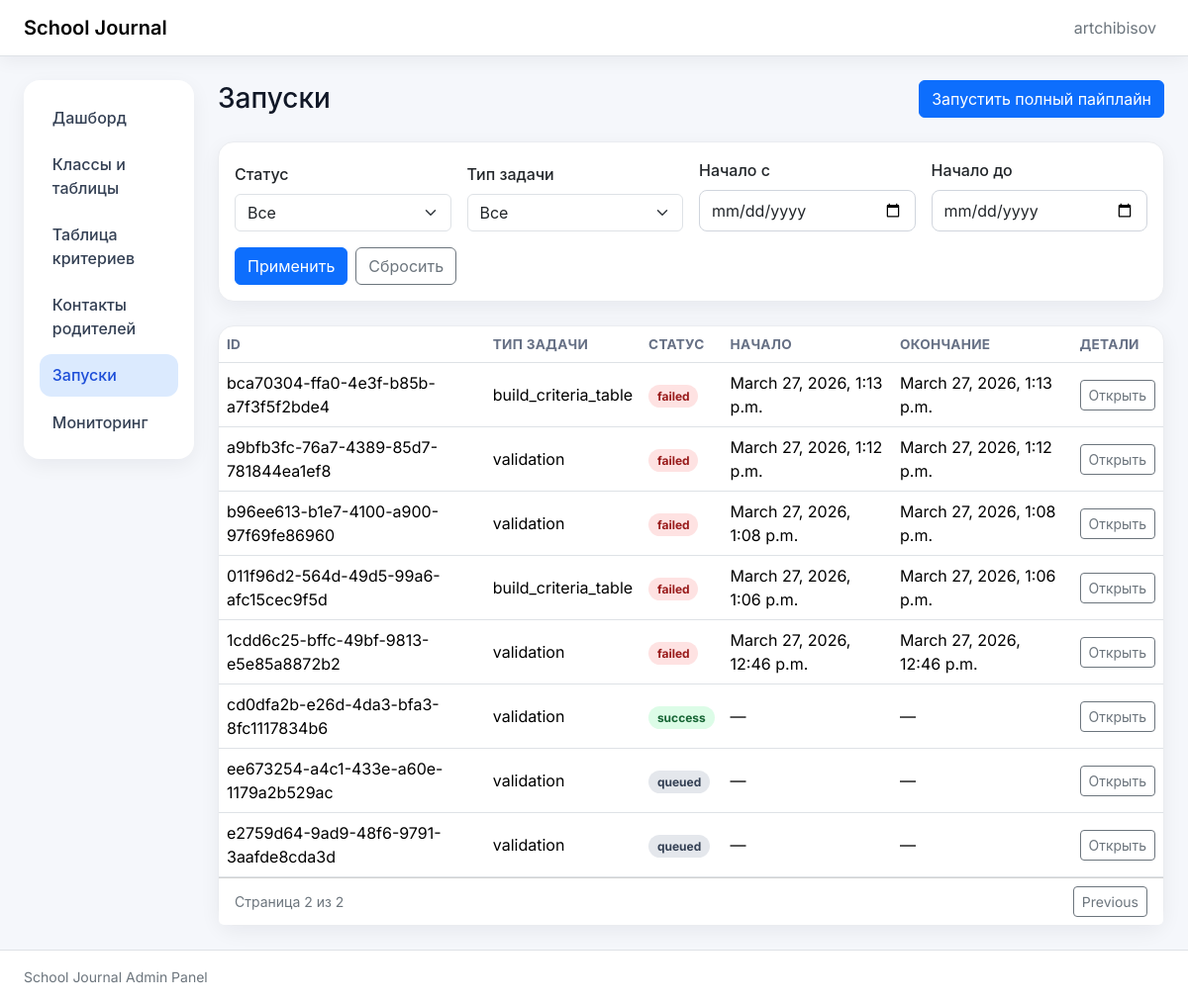
/runs/?page=2 (signed in), run on the app's committed database.
### jobs/models.py (models this page shows, shortened)
class JobRun(models.Model):
    class Status(models.TextChoices):
        PENDING = "pending", "Pending"
        RUNNING = "running", "Running"
        SUCCESS = "success", "Success"
        PARTIAL = "partial", "Partial"
        FAILED = "failed", "Failed"
    id = models.UUIDField(primary_key=True, default=uuid.uuid4, editable=False)
    job_type = models.CharField(max_length=100)
    status = models.CharField(max_length=20, choices=Status.choices, default=Status.PENDING)
    started_at = models.DateTimeField(null=True, blank=True)
    finished_at = models.DateTimeField(null=True, blank=True)
    params_json = models.JSONField(default=dict, blank=True)
    result_json = models.JSONField(default=dict, blank=True)
    initiated_by = models.ForeignKey(
        settings.AUTH_USER_MODEL,
        null=True,
        blank=True,
        on_delete=models.SET_NULL,
        related_name="job_runs",
    )
    class Meta:
        ordering = ["-started_at"]
        permissions = [
            ("run_validation", "Can run validation jobs"),
            ("run_full_pipeline", "Can run full pipeline"),
            ("send_reminders", "Can send validation reminders"),
        ]

### jobs/views.py (the view)
# urls.py: path("runs/", list_job_runs, name="job_run_list"),
@login_required
@permission_required_403("jobs.view_jobrun", message="Доступ запрещён: нет прав на просмотр запусков.")
def list_job_runs(request):
    queryset = JobRun.objects.all().order_by("-started_at")
    status = _parse_non_empty(request.GET.get("status"))
    if status:
        queryset = queryset.filter(status=status)
    job_type = _parse_non_empty(request.GET.get("job_type"))
    if job_type:
        queryset = queryset.filter(job_type=job_type)
    started_from = _parse_non_empty(request.GET.get("started_from"))
    if started_from:
        queryset = queryset.filter(started_at__date__gte=started_from)
    started_to = _parse_non_empty(request.GET.get("started_to"))
    if started_to:
        queryset = queryset.filter(started_at__date__lte=started_to)
    paginator = Paginator(queryset, 20)
    page_obj = paginator.get_page(request.GET.get("page"))
    for run in page_obj:
        run.status_meta = _status_meta(run.status)
    preserved_query = request.GET.copy()
    preserved_query.pop("page", None)
    return render(
        request,
        "jobs/jobrun_list.html",
        {
            "page_obj": page_obj,
            "status_choices": JobRun.Status.choices,
            "job_type_choices": JobRun.objects.values_list("job_type", flat=True).distinct().order_by("job_type"),
            "filters": {
                "status": status or "",
                "job_type": job_type or "",
                "started_from": started_from or "",
                "started_to": started_to or "",
            },
            "querystring": preserved_query.urlencode(),
        },
    )

### admin_panel/authz.py (called while the page is built)
def permission_required_403(perm: str, *, message: str | None = None) -> Callable:
    deny_message = message or "Доступ запрещён: недостаточно прав для выполнения действия."
    def decorator(view_func: Callable) -> Callable:
        @wraps(view_func)
        def _wrapped(request: HttpRequest, *args, **kwargs) -> HttpResponse:
            if request.user.has_perm(perm):
                return view_func(request, *args, **kwargs)
            messages.error(request, deny_message)
            return HttpResponseForbidden(deny_message)
        return _wrapped
    return decorator

### jobs/views.py (called while the page is built)
def _parse_non_empty(value: str | None) -> str | None:
    if value is None:
        return None
    trimmed = value.strip()
    return trimmed or None

def _status_meta(status: str | None) -> dict[str, str]:
    return STATUS_UI_META.get(status, {"css": "queued", "label": status or "queued"})

### jobs/templates/jobs/jobrun_list.html (shortened to what this page needs)
{% extends "base.html" %}
{% block page_heading %}Запуски{% endblock %}
{% block page_actions %}
  {% if perms.jobs.run_full_pipeline %}
    <form method="post" action="{% url 'run_full_pipeline' %}">
       <button class="btn btn-primary" type="submit">Запустить полный пайплайн</button>
     </form>
  {% endif %}
 {% endblock %}
 {% block content %}
  <section class="card mb-4">
    <div class="card-body">
      <form method="get" class="row g-3 align-items-end">
        <div class="col-12 col-md-6 col-xl-3">
          <label class="form-label" for="id_status">Статус</label>
          <select id="id_status" name="status" class="form-select">
            <option value="">Все</option>
          </select>
        </div>
        <div class="col-12 col-md-6 col-xl-3">
          <label class="form-label" for="id_job_type">Тип задачи</label>
          <select id="id_job_type" name="job_type" class="form-select">
            <option value="">Все</option>
          </select>
        </div>
        <div class="col-12 col-md-6 col-xl-3">
          <label class="form-label" for="id_started_from">Начало с</label>
          <input id="id_started_from" type="date" name="started_from" value="{{ filters.started_from }}" class="form-control">
        </div>
        <div class="col-12 col-md-6 col-xl-3">
          <label class="form-label" for="id_started_to">Начало до</label>
          <input id="id_started_to" type="date" name="started_to" value="{{ filters.started_to }}" class="form-control">
        </div>
        <div class="col-12 d-flex flex-wrap gap-2">
          <button class="btn btn-primary" type="submit">Применить</button>
          <a class="btn btn-outline-secondary" href="{% url 'job_run_list' %}">Сбросить</a>
        </div>
      </form>
    </div>
  </section>
  <section class="card">
    <div class="card-body p-0">
      <div class="table-responsive">
        <table class="table table-hover align-middle mb-0">
          <thead>
            <tr>
              <th>ID</th>
              <th>Тип задачи</th>
              <th>Статус</th>
              <th>Начало</th>
              <th>Окончание</th>
              <th>Детали</th>
            </tr>
          </thead>
          <tbody>
            {% for run in page_obj %}
              <tr>
                <td>{{ run.id }}</td>
                <td>{{ run.job_type }}</td>
                <td><span class="badge badge-soft badge-{{ run.status_meta.css }}">{{ run.status_meta.label }}</span></td>
                <td>{{ run.started_at|default:"—" }}</td>
                <td>{{ run.finished_at|default:"—" }}</td>
                <td>
                  <a class="btn btn-outline-secondary btn-sm" href="{% url 'job_run_detail' run.id %}{% if querystring %}?{{ querystring }}{% endif %}">Открыть</a>
                </td>
              </tr>
            {% empty %}
              <tr><td class="table-empty" colspan="6">No runs found.</td></tr>
            {% endfor %}
          </tbody>
        </table>
       </div>
    </div>
     {% if page_obj.paginator.num_pages > 1 %}
      <div class="card-footer bg-white d-flex justify-content-between align-items-center flex-wrap gap-2">
        <div class="text-secondary small">Страница {{ page_obj.number }} из {{ page_obj.paginator.num_pages }}</div>
        <div class="d-flex gap-2">
          {% if page_obj.has_previous %}
            <a class="btn btn-outline-secondary btn-sm" href="?{% if querystring %}{{ querystring }}&{% endif %}page={{ page_obj.previous_page_number }}">Previous</a>
          {% endif %}
        </div>
      </div>
      {% endif %}
  </section>
 {% endblock %}

### webapp/templates/base.html (shortened to what this page needs)
{% load static %}
<!doctype html>
<html lang="ru">
<head>
  <link href="https://cdn.jsdelivr.net/npm/bootstrap@5.3.3/dist/css/bootstrap.min.css" rel="stylesheet">
  <link rel="stylesheet" href="{% static 'webapp/ui.css' %}">
</head>
<body>
<nav class="navbar navbar-expand-lg border-bottom bg-white sticky-top soft-shadow-sm">
    <div class="container-fluid px-3 px-lg-4">
      <a class="navbar-brand fw-semibold" href="{% url 'dashboard' %}">School Journal</a>
      <div class="collapse navbar-collapse" id="mainNav">
        <ul class="navbar-nav ms-auto align-items-lg-center gap-lg-2">
          {% if request.user.is_authenticated %}
            <li class="nav-item"><span class="nav-link text-secondary">{{ request.user.username }}</span></li>
          {% endif %}
        </ul>
      </div>
         </div>
  </nav>
<div class="container-fluid py-4 px-3 px-lg-4">
    <div class="row g-4">
      <aside class="col-12 col-lg-3 col-xl-2">
        <div class="card border-0 soft-shadow-sm nav-card">
          <div class="card-body p-2 p-lg-3">
            <nav class="nav nav-pills flex-column gap-1">
              <a class="nav-link {% if request.path == '/' %}active{% endif %}" href="{% url 'dashboard' %}">Дашборд</a>
              {% if perms.journal_links.view_classsheetlink %}
                <a class="nav-link {% if '/links/' in request.path %}active{% endif %}" href="{% url 'journal_links:list_links' %}">Классы и таблицы</a>
              {% endif %}
              {% if perms.pipeline.view_criterionentry %}
                <a class="nav-link {% if '/criteria-table/' in request.path %}active{% endif %}" href="{% url 'pipeline:criteria_table' %}">Таблица критериев</a>
              {% endif %}
              {% if perms.pipeline.view_parentcontact %}
                <a class="nav-link {% if '/parent-contacts/' in request.path %}active{% endif %}" href="{% url 'pipeline:parent_contacts_list' %}">Контакты родителей</a>
              {% endif %}
              {% if perms.jobs.view_jobrun %}
                <a class="nav-link {% if '/runs/' in request.path %}active{% endif %}" href="{% url 'job_run_list' %}">Запуски</a>
              {% endif %}
              <a class="nav-link {% if '/healthz' in request.path or '/readyz' in request.path %}active{% endif %}" href="{% url 'readyz' %}">Мониторинг</a>
            </nav>
          </div>
        </div>
      </aside>
        <main class="col-12 col-lg-9 col-xl-10">
             <section class="d-flex flex-column flex-md-row align-items-md-center justify-content-between gap-3 mb-4">
          <h1 class="h3 mb-0">{% block page_heading %}Страница{% endblock %}</h1>
          <div class="d-flex flex-wrap gap-2">
            {% block page_actions %}{% endblock %}
          </div>
        </section>
              {% block content %}{% endblock %}
      </main>
    </div>
  </div>
 <footer class="py-3 border-top bg-white">
    <div class="container-fluid px-3 px-lg-4 text-secondary small">School Journal Admin Panel</div>
  </footer>
</body>
</html>

### webapp/static/webapp/ui.css (style rules this page uses)
:root { --app-bg: #f5f7fb; --text-muted: #667085; }
body { font-family: Inter, -apple-system, BlinkMacSystemFont, "Segoe UI", sans-serif; background: var(--app-bg); color: #111827; }
.soft-shadow-sm { box-shadow: 0 4px 18px rgba(16, 24, 40, 0.06); }
.nav-card .nav-link { color: #344054; border-radius: 0.75rem; padding: 0.6rem 0.8rem; font-weight: 500; }
.nav-card .nav-link.active { background-color: #dbeafe; color: #1d4ed8; }
.card { border: 1px solid #eaecf0; border-radius: 1rem; box-shadow: 0 6px 20px rgba(16, 24, 40, 0.06); }
.table { --bs-table-bg: transparent; }
.table thead th { font-size: 0.85rem; letter-spacing: 0.02em; color: var(--text-muted); text-transform: uppercase; white-space: nowrap; }
.badge-soft { border-radius: 999px; padding: 0.35rem 0.55rem; }
.badge-queued { background-color: #e4e7ec; color: #344054; }
.badge-success { background-color: #dcfce7; color: #166534; }
.badge-failed { background-color: #fee2e2; color: #991b1b; }
.form-label { font-weight: 500; }
input[type="text"], input[type="email"], input[type="url"], input[type="number"], input[type="date"], input[type="file"], textarea, select { width: 100%; border: 1px solid #d0d5dd; border-radius: 0.5rem; padding: 0.5rem 0.75rem; background: #fff; }

### data on the page
JobRun: id "bca70304-ffa0-4e3f-b85b-a7f3f5f2bde4", job_type "build_criteria_table", status_meta.label "failed", started_at "March 27, 2026, 1:13 p.m.", finished_at "March 27, 2026, 1:13 p.m."
JobRun: id "a9bfb3fc-76a7-4389-85d7-781844ea1ef8", job_type "validation", status_meta.label "failed", started_at "March 27, 2026, 1:12 p.m.", finished_at "March 27, 2026, 1:12 p.m."
JobRun: id "b96ee613-b1e7-4100-a900-97f69fe86960", job_type "validation", status_meta.label "failed", started_at "March 27, 2026, 1:08 p.m.", finished_at "March 27, 2026, 1:08 p.m."
JobRun: id "011f96d2-564d-49d5-99a6-afc15cec9f5d", job_type "build_criteria_table", status_meta.label "failed", started_at "March 27, 2026, 1:06 p.m.", finished_at "March 27, 2026, 1:06 p.m."
JobRun: id "1cdd6c25-bffc-49bf-9813-e5e85a8872b2", job_type "validation", status_meta.label "failed", started_at "March 27, 2026, 12:46 p.m.", finished_at "March 27, 2026, 12:46 p.m."
JobRun: id "cd0dfa2b-e26d-4da3-bfa3-8fc1117834b6", job_type "validation", status_meta.label "success", started_at "—", finished_at "—"
JobRun: id "ee673254-a4c1-433e-a60e-1179a2b529ac", job_type "validation", status_meta.label "queued", started_at "—", finished_at "—"
JobRun: id "e2759d64-9ad9-48f6-9791-3aafde8cda3d", job_type "validation", status_meta.label "queued", started_at "—", finished_at "—"

### other printed values
{{ request.user.username }} "artchibisov"
{{ page_obj.number }} "2"
{{ page_obj.paginator.num_pages }} "2"
